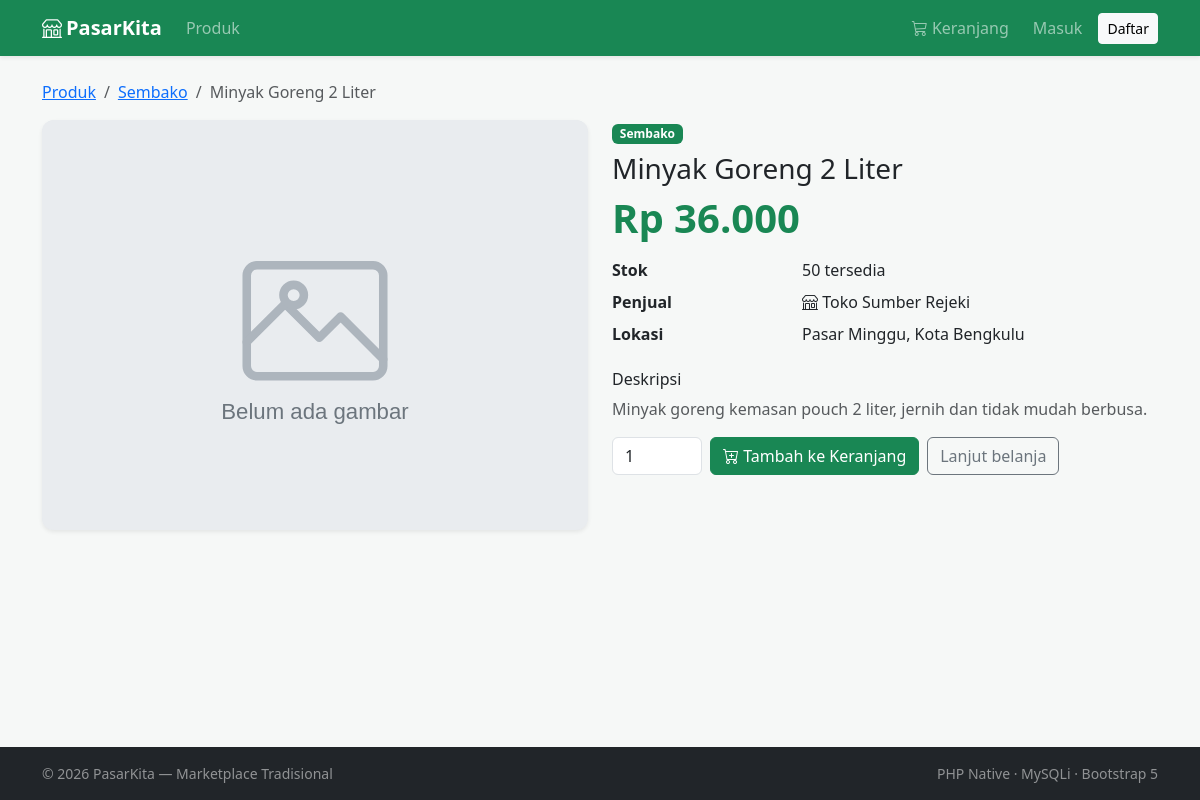
The app's page /detail.php?id=4 with its own data.
### tables this page shows
CREATE TABLE produk (
    id_produk   INT UNSIGNED NOT NULL AUTO_INCREMENT,
    id_penjual  INT UNSIGNED NOT NULL,
    id_kategori INT UNSIGNED NOT NULL,
    nama_produk VARCHAR(150) NOT NULL,
    deskripsi   TEXT         DEFAULT NULL,
    harga       DECIMAL(12,2) NOT NULL,
    stok        INT UNSIGNED NOT NULL DEFAULT 0,
    gambar      VARCHAR(255) DEFAULT NULL,
    created_at  TIMESTAMP    NOT NULL DEFAULT CURRENT_TIMESTAMP,
    PRIMARY KEY (id_produk),
    KEY idx_produk_penjual (id_penjual),
    KEY idx_produk_kategori (id_kategori),
    CONSTRAINT fk_produk_penjual  FOREIGN KEY (id_penjual)
        REFERENCES pengguna (id_pengguna) ON DELETE CASCADE ON UPDATE CASCADE,
    CONSTRAINT fk_produk_kategori FOREIGN KEY (id_kategori)
        REFERENCES kategori (id_kategori) ON DELETE RESTRICT ON UPDATE CASCADE
);

CREATE TABLE kategori (
    id_kategori   INT UNSIGNED NOT NULL AUTO_INCREMENT,
    nama_kategori VARCHAR(80)  NOT NULL,
    PRIMARY KEY (id_kategori),
    UNIQUE KEY uq_kategori_nama (nama_kategori)
);

CREATE TABLE pengguna (
    id_pengguna INT UNSIGNED NOT NULL AUTO_INCREMENT,
    nama        VARCHAR(100) NOT NULL,
    email       VARCHAR(150) NOT NULL,
    password    VARCHAR(255) NOT NULL,
    no_hp       VARCHAR(20)  DEFAULT NULL,
    alamat      TEXT         DEFAULT NULL,
    role        ENUM('penjual','pembeli') NOT NULL DEFAULT 'pembeli',
    created_at  TIMESTAMP    NOT NULL DEFAULT CURRENT_TIMESTAMP,
    PRIMARY KEY (id_pengguna),
    UNIQUE KEY uq_pengguna_email (email)
);

### includes/functions.php (called while the page is built, shortened)
<?php
function e($teks): string
{
    return htmlspecialchars((string) $teks, ENT_QUOTES, 'UTF-8');
}
function rupiah($angka): string
{
    return 'Rp ' . number_format((float) $angka, 0, ',', '.');
}
function url(string $path = ''): string
{
    return BASE_URL . '/' . ltrim($path, '/');
}
function url_gambar(?string $nama): string
{
    return url('assets/img/placeholder.svg');
}

### detail.php (the view, shortened to what this page needs)
<?php
require_once __DIR__ . '/config/koneksi.php';
require_once __DIR__ . '/includes/functions.php';
$id = (int) ($_GET['id'] ?? 0);
$stmt = $db->prepare(
    "SELECT p.*, k.nama_kategori, u.nama AS nama_penjual, u.alamat AS alamat_penjual
       FROM produk p
       JOIN kategori k ON k.id_kategori = p.id_kategori
       JOIN pengguna u ON u.id_pengguna = p.id_penjual
      WHERE p.id_produk = ?"
);
$stmt->bind_param('i', $id);
$stmt->execute();
$p = $stmt->get_result()->fetch_assoc();
require __DIR__ . '/includes/header.php';
?>
<nav aria-label="breadcrumb">
    <ol class="breadcrumb">
        <li class="breadcrumb-item"><a href="<?= e(url('index.php')) ?>">Produk</a></li>
        <li class="breadcrumb-item"><a href="<?= e(url('index.php?kategori=' . (int) $p['id_kategori'])) ?>"><?= e($p['nama_kategori']) ?></a></li>
        <li class="breadcrumb-item active" aria-current="page"><?= e($p['nama_produk']) ?></li>
    </ol>
</nav>
<div class="row g-4">
    <div class="col-md-6">
        <img src="<?= e(url_gambar($p['gambar'])) ?>" alt="<?= e($p['nama_produk']) ?>" class="img-detail shadow-sm">
    </div>
    <div class="col-md-6">
        <span class="badge text-bg-success mb-2"><?= e($p['nama_kategori']) ?></span>
        <h1 class="h3"><?= e($p['nama_produk']) ?></h1>
        <div class="display-6 harga mb-3"><?= e(rupiah($p['harga'])) ?></div>
        <dl class="row mb-3">
            <dt class="col-4">Stok</dt>
            <dd class="col-8">
                <?php if ((int) $p['stok'] > 0): ?>
                    <?= (int) $p['stok'] ?> tersedia
                <?php else: ?>
                    <span class="text-danger">Habis</span>
                <?php endif; ?>
            </dd>
            <dt class="col-4">Penjual</dt>
            <dd class="col-8"><i class="bi bi-shop"></i> <?= e($p['nama_penjual']) ?></dd>
            <?php if (!empty($p['alamat_penjual'])): ?>
                <dt class="col-4">Lokasi</dt>
                <dd class="col-8"><?= e($p['alamat_penjual']) ?></dd>
            <?php endif; ?>
        </dl>
        <h2 class="h6">Deskripsi</h2>
        <p class="text-muted"><?= nl2br(e($p['deskripsi'] ?: 'Belum ada deskripsi.')) ?></p>
        <?php if ((int) $p['stok'] > 0): ?>
            <form method="post" action="<?= e(url('cart.php')) ?>" class="d-flex flex-wrap gap-2 align-items-center">
                <input type="number" id="jumlah" name="jumlah" class="form-control input-qty"
                       value="1" min="1" max="<?= (int) $p['stok'] ?>" required>
                <button type="submit" class="btn btn-success"><i class="bi bi-cart-plus"></i> Tambah ke Keranjang</button>
                <a href="<?= e(url('index.php')) ?>" class="btn btn-outline-secondary">Lanjut belanja</a>
            </form>
        <?php else: ?>
            <button class="btn btn-secondary" disabled>Stok habis</button>
        <?php endif; ?>
    </div>
</div>
<?php require __DIR__ . '/includes/footer.php'; ?>

### assets/css/style.css (style rules this page uses)
:root { --warna-utama: #198754; --warna-latar: #f6f8f7; }
body { background: var(--warna-latar); }
.img-detail { width: 100%; max-height: 420px; object-fit: cover; border-radius: .75rem; background: #e9ecef; }
.harga { color: var(--warna-utama); font-weight: 700; }
.input-qty { max-width: 90px; }

### records on screen
produk: id_kategori.nama_kategori "Sembako", nama_produk "Minyak Goreng 2 Liter", harga "Rp 36.000", stok "50", id_penjual.nama "Toko Sumber Rejeki", id_penjual.alamat "Pasar Minggu, Kota Bengkulu", deskripsi "Minyak goreng kemasan pouch 2 liter, jernih dan tidak mudah berbusa."

### other values on screen
NAMA_TOKO "PasarKita"
